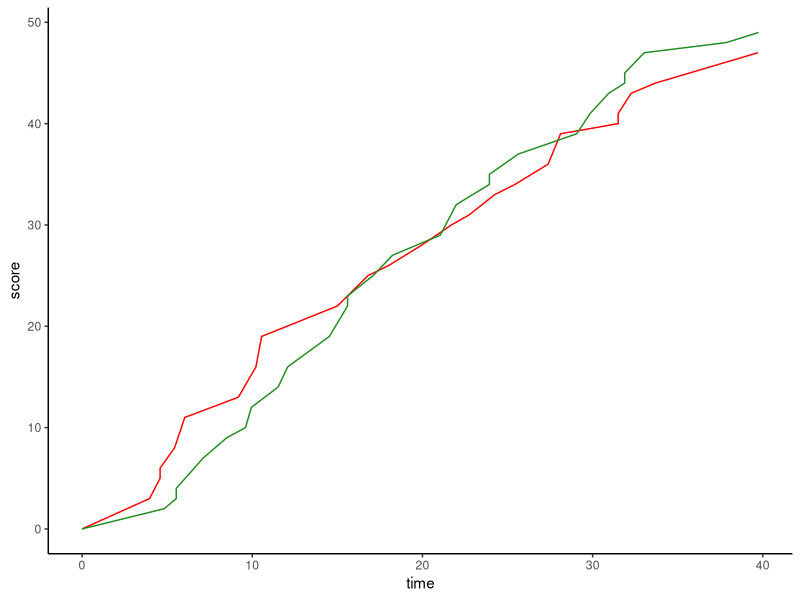

Write R code to recreate this figure.
# Czerwiec, Mae
# Intro to Biocomputing
# Exercise 10 - due Dec. 1

setwd("~/Desktop/Biocomputing/Biocomputing-Ex-10")

# Question 1: Basketball Data Analysis

#this block of code generates separate data for UW and MSU scoring
fileinit=read.table("UWvMSU_1-22-13.txt", header=TRUE)
uw=data.frame(time=0, score=0)
msu=data.frame(time=0, score=0)
for(g in 1:nrow(fileinit)){
  if(fileinit$team[g]=="UW"){
    uw=rbind(uw, c(fileinit$time[g], fileinit$score[g]))
  }
  else if(fileinit$team[g]=="MSU"){
    msu=rbind(msu, c(fileinit$time[g], fileinit$score[g]))
  }
}
# this block of code makes the score cumulative
for(w in 2:nrow(uw)){
  lastone=uw$score[w-1]
  thisone=uw$score[w]
  uw$score[w]=lastone+thisone
}
for(m in 2:nrow(msu)){
  lastone=msu$score[m-1]
  thisone=msu$score[m]
  msu$score[m]=lastone+thisone
}
# this block of code plots the scores
install.packages("ggplot2")
library(ggplot2)

ggplot() +
  geom_line(data=uw, aes(x=time, y=score), color="red") +
  geom_line(data=msu, aes(x=time, y=score), color="forestgreen") +
  theme_classic()


# Question 2 - Number Guessing Game

guessingGame=function(x){
thenumber=sample(x)[1]
for(i in 1:11){
  if(i<11){
  guess=strtoi(readline(prompt="Guess a number!"))
  if(guess==thenumber){
    print("You win!")
    break
  }
  else if(guess<thenumber){
    print("Higher!")
  }
  else if(guess>thenumber){
    print("Lower!")
  }
  }
  else{
    print(thenumber)
    print("You lose!")
  }
}
}
